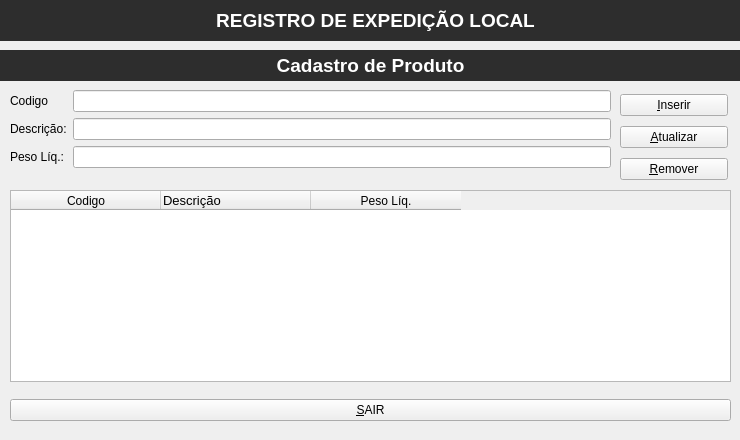
<?xml version="1.0" encoding="UTF-8"?>
<ui version="4.0">
 <class>MainWindow</class>
 <widget class="QMainWindow" name="MainWindow">
  <property name="geometry">
   <rect>
    <x>0</x>
    <y>0</y>
    <width>740</width>
    <height>440</height>
   </rect>
  </property>
  <property name="sizePolicy">
   <sizepolicy hsizetype="Preferred" vsizetype="Preferred">
    <horstretch>0</horstretch>
    <verstretch>0</verstretch>
   </sizepolicy>
  </property>
  <property name="maximumSize">
   <size>
    <width>740</width>
    <height>16777215</height>
   </size>
  </property>
  <property name="windowTitle">
   <string>Cadastro de Espelho</string>
  </property>
  <widget class="QWidget" name="centralwidget">
   <widget class="QWidget" name="verticalLayoutWidget">
    <property name="geometry">
     <rect>
      <x>0</x>
      <y>0</y>
      <width>751</width>
      <height>41</height>
     </rect>
    </property>
    <layout class="QVBoxLayout" name="verticalLayout">
     <item>
      <widget class="QLabel" name="label">
       <property name="styleSheet">
        <string notr="true">background-color: rgb(45, 45, 45);
color: rgb(255, 255, 255);</string>
       </property>
       <property name="text">
        <string>&lt;html&gt;&lt;head/&gt;&lt;body&gt;&lt;p align=&quot;center&quot;&gt;&lt;span style=&quot; font-size:14pt; font-weight:600;&quot;&gt;REGISTRO DE EXPEDIÇÃO LOCAL&lt;/span&gt;&lt;/p&gt;&lt;/body&gt;&lt;/html&gt;</string>
       </property>
      </widget>
     </item>
    </layout>
   </widget>
   <widget class="QLabel" name="label_2">
    <property name="geometry">
     <rect>
      <x>0</x>
      <y>50</y>
      <width>741</width>
      <height>31</height>
     </rect>
    </property>
    <property name="styleSheet">
     <string notr="true">background-color: rgb(45, 45, 45);
color: rgb(255, 255, 255);</string>
    </property>
    <property name="text">
     <string>&lt;html&gt;&lt;head/&gt;&lt;body&gt;&lt;p align=&quot;center&quot;&gt;&lt;span style=&quot; font-size:14pt; font-weight:600;&quot;&gt;Cadastro de Produto&lt;/span&gt;&lt;/p&gt;&lt;/body&gt;&lt;/html&gt;</string>
    </property>
   </widget>
   <widget class="QWidget" name="verticalLayoutWidget_2">
    <property name="geometry">
     <rect>
      <x>620</x>
      <y>90</y>
      <width>108</width>
      <height>95</height>
     </rect>
    </property>
    <layout class="QVBoxLayout" name="verticalLayout_2">
     <item>
      <widget class="QPushButton" name="btn_inserir">
       <property name="styleSheet">
        <string notr="true">font: 12pt &quot;MS Shell Dlg 2&quot;;</string>
       </property>
       <property name="text">
        <string>&amp;Inserir</string>
       </property>
      </widget>
     </item>
     <item>
      <widget class="QPushButton" name="btn_atualizar">
       <property name="styleSheet">
        <string notr="true">font: 12pt &quot;MS Shell Dlg 2&quot;;</string>
       </property>
       <property name="text">
        <string>&amp;Atualizar</string>
       </property>
      </widget>
     </item>
     <item>
      <widget class="QPushButton" name="btn_remover">
       <property name="styleSheet">
        <string notr="true">font: 12pt &quot;MS Shell Dlg 2&quot;;</string>
       </property>
       <property name="text">
        <string>&amp;Remover</string>
       </property>
      </widget>
     </item>
    </layout>
   </widget>
   <widget class="QTableWidget" name="tbl_resumo">
    <property name="geometry">
     <rect>
      <x>10</x>
      <y>190</y>
      <width>721</width>
      <height>192</height>
     </rect>
    </property>
    <property name="maximumSize">
     <size>
      <width>721</width>
      <height>192</height>
     </size>
    </property>
    <property name="editTriggers">
     <set>QAbstractItemView::SelectedClicked</set>
    </property>
    <attribute name="horizontalHeaderDefaultSectionSize">
     <number>150</number>
    </attribute>
    <attribute name="verticalHeaderDefaultSectionSize">
     <number>45</number>
    </attribute>
    <column>
     <property name="text">
      <string>Codigo</string>
     </property>
    </column>
    <column>
     <property name="text">
      <string>Descrição</string>
     </property>
     <property name="font">
      <font>
       <pointsize>10</pointsize>
       <stylestrategy>PreferAntialias</stylestrategy>
      </font>
     </property>
     <property name="textAlignment">
      <set>AlignJustify|AlignVCenter</set>
     </property>
    </column>
    <column>
     <property name="text">
      <string>Peso Líq.</string>
     </property>
    </column>
   </widget>
   <widget class="QWidget" name="horizontalLayoutWidget">
    <property name="geometry">
     <rect>
      <x>10</x>
      <y>390</y>
      <width>721</width>
      <height>41</height>
     </rect>
    </property>
    <layout class="QHBoxLayout" name="horizontalLayout">
     <item>
      <widget class="QPushButton" name="btn_sair">
       <property name="styleSheet">
        <string notr="true">font: 12pt &quot;MS Shell Dlg 2&quot;;</string>
       </property>
       <property name="text">
        <string>&amp;SAIR</string>
       </property>
      </widget>
     </item>
    </layout>
   </widget>
   <widget class="QWidget" name="formLayoutWidget">
    <property name="geometry">
     <rect>
      <x>10</x>
      <y>90</y>
      <width>601</width>
      <height>91</height>
     </rect>
    </property>
    <layout class="QFormLayout" name="formLayout">
     <item row="1" column="0">
      <widget class="QLabel" name="label_5">
       <property name="text">
        <string>Descrição:</string>
       </property>
      </widget>
     </item>
     <item row="2" column="0">
      <widget class="QLabel" name="label_6">
       <property name="text">
        <string>Peso Líq.:</string>
       </property>
      </widget>
     </item>
     <item row="0" column="0">
      <widget class="QLabel" name="label_4">
       <property name="text">
        <string>Codigo</string>
       </property>
      </widget>
     </item>
     <item row="0" column="1">
      <widget class="QLineEdit" name="txt_codigo"/>
     </item>
     <item row="1" column="1">
      <widget class="QLineEdit" name="txt_desc"/>
     </item>
     <item row="2" column="1">
      <widget class="QLineEdit" name="txt_peso_liq"/>
     </item>
    </layout>
   </widget>
   <zorder>label_2</zorder>
   <zorder>verticalLayoutWidget</zorder>
   <zorder>verticalLayoutWidget_2</zorder>
   <zorder>tbl_resumo</zorder>
   <zorder>horizontalLayoutWidget</zorder>
   <zorder>formLayoutWidget</zorder>
  </widget>
 </widget>
 <resources/>
 <connections/>
</ui>
